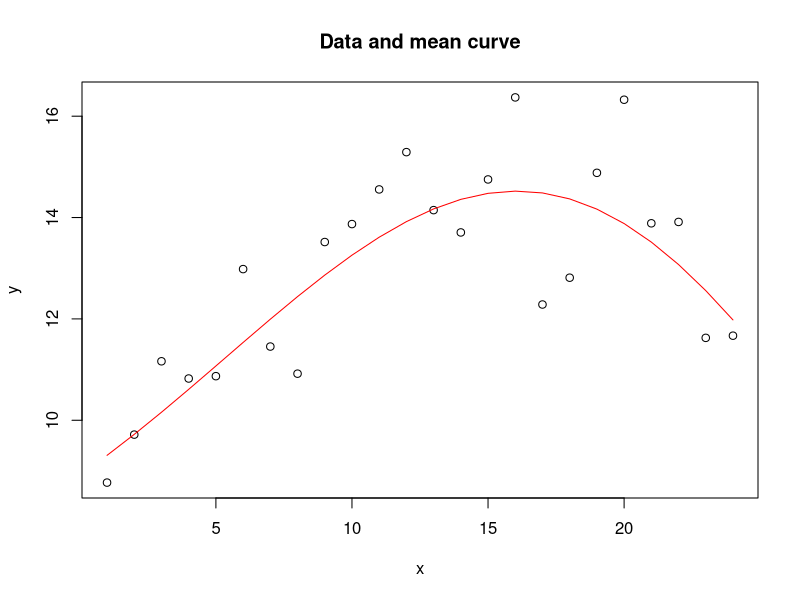
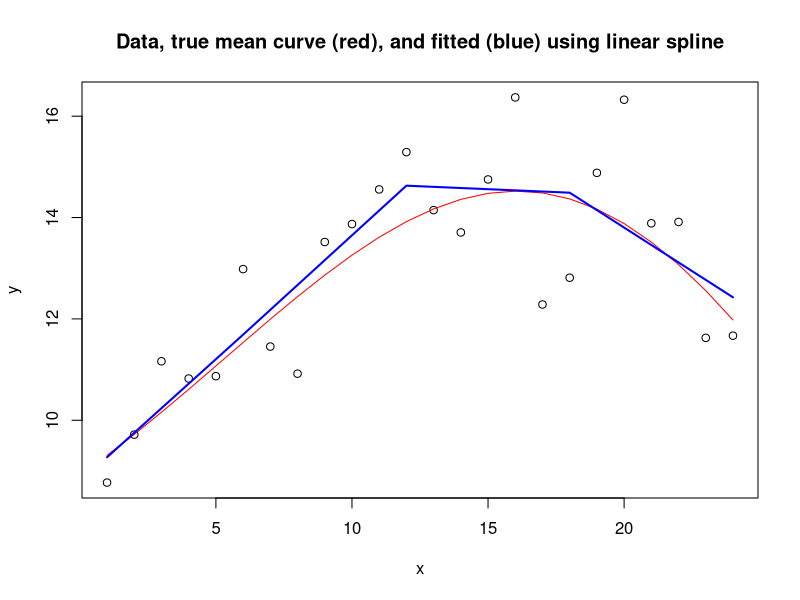
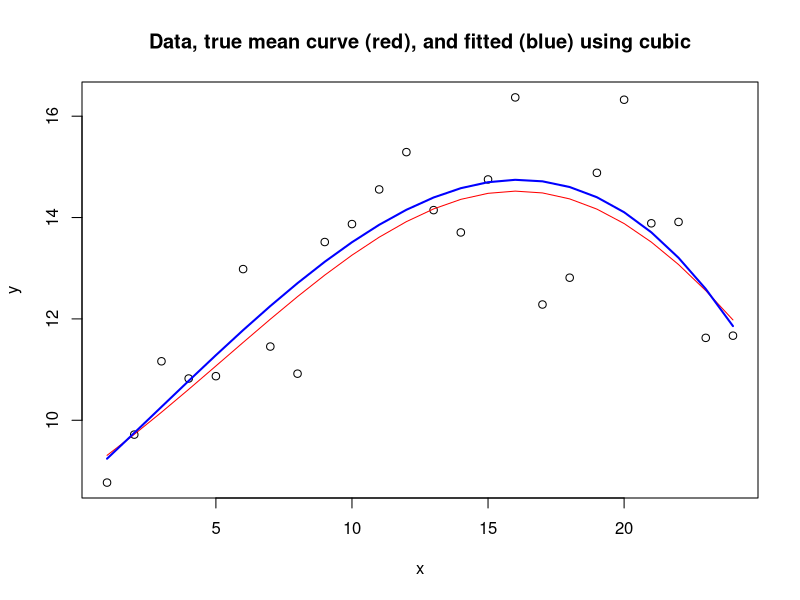
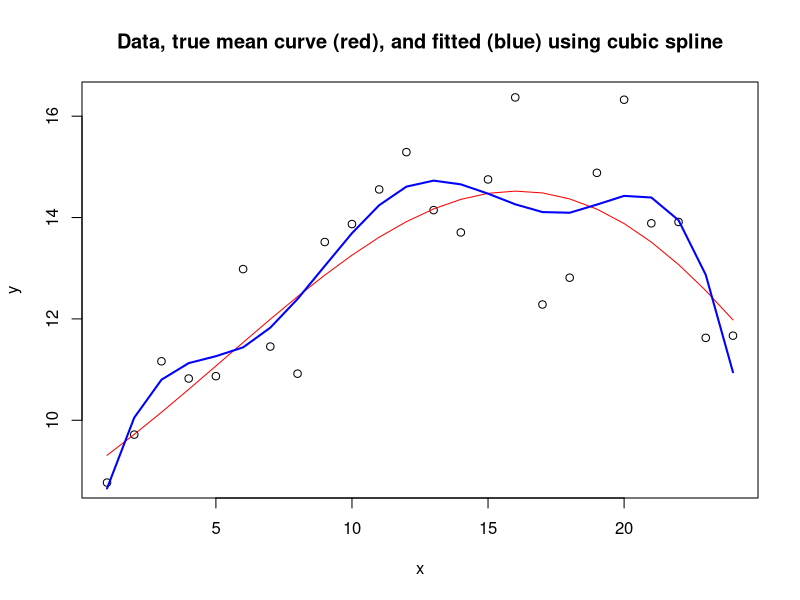
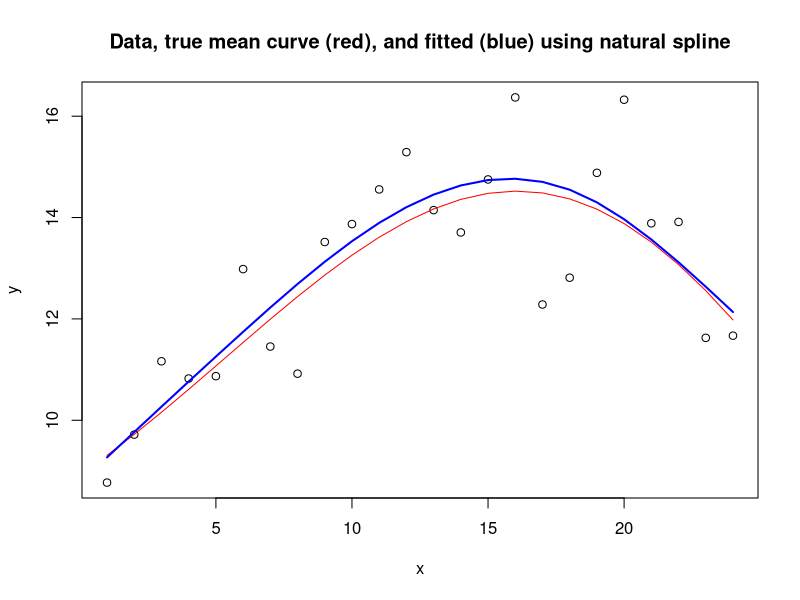

Recreate these plots in R, in order.
#
# spline-tutorial.q
#
#----------------------------------------------------------------------
#
# PURPOSE:  demonstrate linear and cubic splines
#
# AUTHOR:  P. Heagerty
#
# DATE:  22 Jan 2010
#
#----------------------------------------------------------------------
#
# Introduction:  Regression splines provide one approach to 
#                allowing a regression model to capture functions/trends
#                in a predictor, X, while allowing *flexible* relationships
#                between X and the average response as a function of
#                the variable X, or E(Y|X).
#
# Purpose:       This code will show how simple linear splines can be
#                directly coded in R, and then how models can be fit 
#                and displayed in R.  The code will then show what
#                cubic spline models look like, and also show how to 
#                fit such a model and view the fitted curve.  Finally, 
#                comments are given that say what a "natural spline"
#                is in relation to a cubic spline, and suggest a way 
#                to use these splines in R.
#
#----------------------------------------------------------------------
#
##### If you want to run this code interactively then change the
##### following option:
#
go.pdf <- T
#
#----------------------------------------------------------------------
#
#####
#####  A regression relationship...
#####
#
##### Suppose we have a predictor that takes the values 1:24
#
x <- c(1:24)
#
##### Suppose we have an outcome variable that is predicted by
##### the variable X, but in some non-linear fashion:
#
mu <- 10 + 5 * sin( x * pi / 24 )  - 2 * cos( (x-6)*4/24 )
#
##### errors
#
set.seed(2010)
eee <- rnorm( length(mu) )
#
##### data
#
y <- mu + eee
#
##### Look at these data
#
if( go.pdf) pdf( file="TheData.pdf" )
plot( x, y )
lines( x, mu, col="red" )
title("Data and mean curve")
if( go.pdf ) graphics.off()
#
#----------------------------------------------------------------------
#
#####
#####  Linear Splines
#####
#
##### It's pretty clear that a line won't describe mu very well 
##### for these data.  (try it!)
#####
##### An alternative is to assume a PIECEWISE LINEAR function.  Here's
##### how you'd do it, and you'll see what it looks like.
#####
##### First -- decide on some (small number) of knot locations.  These
##### are places where you will allow the line to change direction and
##### track a new line.  How to pick these is worth discussion, but for
##### this example I will use the equally spaced values (6, 12, 18).
#####
##### Q: What is the form of a linear spline model?  
#####
##### ANSWER:
#####
#####      mean = b0 + b1 * X + 
#####                  b2 *[ (X-6)^+ ] + 
#####                  b3 * [ (X-12)^+ ] + 
#####                  b4 * [ (X-18)^+ ]
#####
#####  Here we define (X-k)^+ = max( 0, X-k ) -- this simply measures the
#####  the distance from the point X=k "on the right side of k" and is 
#####  set to 0 for any value of X below the knot location, k.  You'll
#####  see the result in the code below.
#####
##### Q:  What does this model do?
#####
##### ANSWER:  It allows the mean curve to be linear at any position of X, 
#####          while the slope is actually changed as the curve moves past
#####          a knot.  For example, this model implies:
#####         
#####          Slope of curve at X=3 equals:   b1
#####          Slope of curve at X=9 equals:   b1 + b2
#####          Slope of curve at X=15 equals:  b1 + b2 + b3
#####          Slope of curve at X=21 equals:  b1 + b2 + b3 + b4
#####
##### Let's fit this model and look at this result!
#####
##### First, define some new predictors:
#####
#
x6 <- ( x - 6 )
x6[ x6<0 ] <- 0
#
x12 <- ( x - 12 )
x12[ x12<0 ] <- 0
#
x18 <- ( x - 18 )
x18[ x18<0 ] <- 0
#
##### Let's look at these new predictors:
#
print( cbind( x, x6, x12, x18 ) )
#
#####
##### Now we can fit the linear spline
#####
#
fit <- lm( y ~ x + x6 + x12 + x18 )
#
##### Look at the fitted coefficients:
#
print( summary( fit ) )
#
##### Look at the fitted model:
#
fitted.mean <- predict( fit )
#
##### Plot it!
#
if( go.pdf) pdf( file="TheLinearSpline.pdf" )
plot( x, y )
lines( x, mu, col="red" )
lines( x, fitted.mean, col="blue", lwd=2 )
title("Data, true mean curve (red), and fitted (blue) using linear spline")
if( go.pdf ) graphics.off()
#
#####
##### Comments:  you can see that the linear spline allows a change at
#####            the position of the knots.  For these data there is almost
#####            no change that is used at X=6, and obvious changes at
#####            X=12 and X=18
#
#----------------------------------------------------------------------
#
#####
#####  Cubic Splines
#####
#
##### One way to allow a flexible fit is to use a polynomial model.  A cubic
##### model could be used.  Let's fit this and view it:
#####
#
x.squared <- x^2
x.cubed <- x^3
#
fit <- lm( y ~ x + x.squared + x.cubed )
#
print( summary( fit ) )
#
##### Look at the fitted model:
#
fitted.mean <- predict( fit )
#
##### Plot it!
#
if( go.pdf) pdf( file="TheCubicModel.pdf" )
plot( x, y )
lines( x, mu, col="red" )
lines( x, fitted.mean, col="blue", lwd=2 )
title("Data, true mean curve (red), and fitted (blue) using cubic")
if( go.pdf ) graphics.off()
#
#####
##### Comments: This fit seems "close" to the data, and is "smooth" meaning
#####           the curve is continuous, AND the derivative of the curve is
#####           also continuous -- so no sharp changes of direction like the
#####           linear spline.
#
##### CUBIC SPLINE:  like the linear spline we add specific functions to 
#####                increase the flexibility.
#
##### Q: What is the form of a CUBIC spline model?  
#####
##### ANSWER:
#####
#####      mean = b0 + b1 * X +
#####                  b2 * X^2 +
#####                  b3 * X^3 +
#####                  b4 *[ (X-6)^+ ]^3 + 
#####                  b5 * [ (X-12)^+ ]^3 + 
#####                  b6 * [ (X-18)^+ ]^3
#####
##### Note:  quite similar in spirit to the linear spline, but now we add
#####        additional cubic terms rather than additional linear terms.
#####        The resulting model permits more flexibility than the cubic
#####        polynomial model, and we'll see that clearly once we fit this
#####        model (maybe it is too flexible for these data?)
#
##### Define the cubic spline terms:
#
x6.cubed <- x6^3
x12.cubed <- x12^3
x18.cubed <- x18^3
#
##### Fit the model:
#
fit <- lm( y ~ x + x.squared + x.cubed + x6.cubed + x12.cubed + x18.cubed )
#
print( summary( fit ) )
#
##### Look at the fitted model:
#
fitted.mean <- predict( fit )
#
##### Plot it!
#
if( go.pdf) pdf( file="TheCubicSpline.pdf" )
plot( x, y )
lines( x, mu, col="red" )
lines( x, fitted.mean, col="blue", lwd=2 )
title("Data, true mean curve (red), and fitted (blue) using cubic spline")
if( go.pdf ) graphics.off()
#
#####
##### Comments: This fit also seems "close" to the data, and is smooth.
#####           However, unlike a cubic polynomial it allows a more flexible
#####           fit to the data.  It's not clear whether this additional 
#####           flexibility is really desirable since the fitted curve is
#####           clearly more variable than the underlying mean curve...
#####
#----------------------------------------------------------------------
#
#####
#####  Natural Splines
#####
#
#####  Briefly:  natural splines are another type of flexible 
#####            polynomial-based function that starts with a cubic
#####            spline, and then imposes the constraint that the function
#####            for the mean is to be linear (rather than cubic) beyond
#####            some boundary points -- usual the min and max of X.
#####
#####            Writing the form of the predictors used for this is 
#####            not simple.  Therefore, one usually relies on a 
#####            package = "splines"
#
#####  Example below...
#
library( splines )
#
fit <- lm( y ~ ns( x, knots=c(6,12,18) ) )
#
print( summary( fit ) )
#
##### Look at the fitted model:
#
fitted.mean <- predict( fit )
#
##### Plot it!
#
if( go.pdf) pdf( file="TheNaturalSpline.pdf" )
plot( x, y )
lines( x, mu, col="red" )
lines( x, fitted.mean, col="blue", lwd=2 )
title("Data, true mean curve (red), and fitted (blue) using natural spline")
if( go.pdf ) graphics.off()
#
#####
##### Comments: This fit also seems "close" to the data, and is smooth.
#####
#----------------------------------------------------------------------
##### Note:    If this "taste" of flexible curve fitting is interesting to you
#####          then you should consider taking 527 in the Spring!!!
#----------------------------------------------------------------------
#
# end-of-file...
